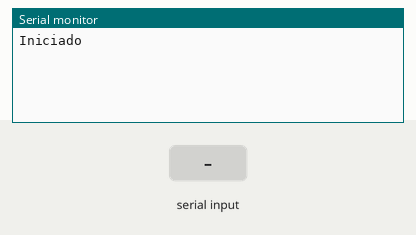
The sketch below on a simulated Arduino Uno, built with avr-gcc and run on an emulated ATmega328P. On the bench: the last lines printed to the serial monitor. The test bench sets the inputs (shaded band).

Above: at 1.2 s.
1.3 s: "1" received over the second serial link
At 2.5 s:
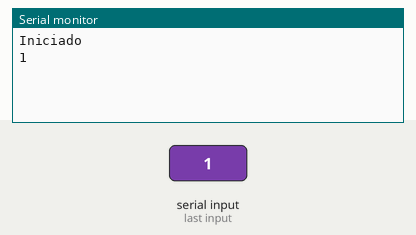
2.8 s: "0" received over the second serial link
At 3.6 s:
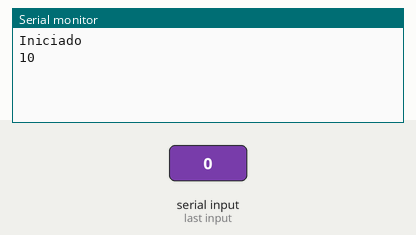

Measured:
- after the input at 1.3 s, the serial monitor: prints a new line at once (image 1)
- after the input at 2.8 s, the serial monitor: prints a new line at once (image 2)

The sketch:

esp01_primer_paso.ino
```cpp
#include <SoftwareSerial.h>
SoftwareSerial BT1(3,2); // RX | TX

void setup()
  {  Serial.begin(115200);
     BT1.begin(115200);
     Serial.println("Iniciado");
  }

void loop()
  {  String B= "." ;
     if (BT1.available())
         { char c = BT1.read() ;
           Serial.print(c);
         }
     if (Serial.available())
         {  char c = Serial.read();
            BT1.print(c);
         }
   }
```
